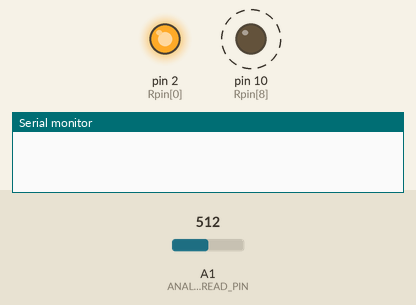
This sketch was run on a simulated Arduino Uno, built with avr-gcc and run on an emulated ATmega328P. On the bench: output pins drawn as LEDs (lit = HIGH), the last lines printed to the serial monitor. Dashed ring = blinking. The inputs (shaded band) are chosen by the test bench; at power-on: A1 (ANALOG_READ_PIN) = 512.

Above: at 1.2 s.
1.3 s: A1 (ANALOG_READ_PIN) set to 1010
At 1.58 s:
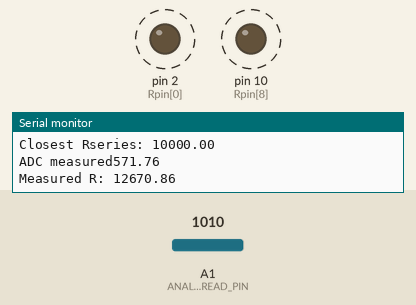
4.3 s: A1 (ANALOG_READ_PIN) set to 1023
7.3 s: A1 (ANALOG_READ_PIN) set to 900
At 8.2 s:
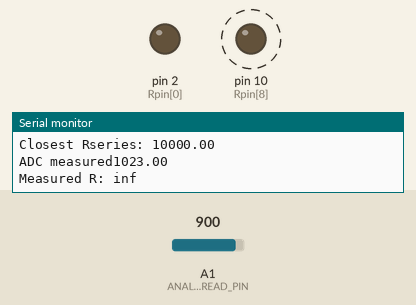
Timing chart, 0 to 16.3 s (numbered marks = the images above; inputs shaded):
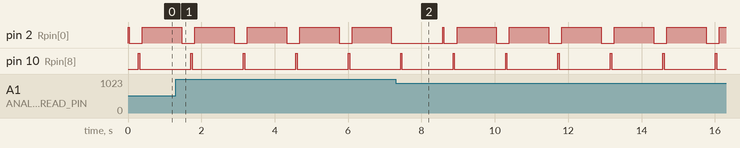

The sketch:

Arduino_wired_ARMS_1_resistor.ino
```cpp
//check Aref and digitalwrite high are same

#define ANALOG_READ_PIN A1
#define NUM_R 11
#define SAMPLE_INTERVAL 5
#define NUM_TEST_SAMPLES 5
#define NUM_REAL_SAMPLES 200

const int Rpin[NUM_R] = {2, 3, 4, 5, 6, 7, 8, 9, 10, 11, 12};
const double Rval[NUM_R] = {10000.0, 30000.0, 100000.0, 300000.0, 1000000.0, 3000000.0, 10000000.0, 30000000.0, 100000000.0, 300000000.0, 1000000000.0};

void setup() {
    // put your setup code here, to run once:
    Serial.begin(115200);

    for (int i=0; i<NUM_R; ++i)
    {
        pinMode(Rpin[i], OUTPUT);
        digitalWrite(Rpin[i], LOW);
        pinMode(Rpin[i], INPUT);
    }
}

void loop() {
    // change to ticker function later
    int closestRpin = getClosestRpin();
    double closestRseries = Rval[closestRpin];

    pinMode(Rpin[closestRpin], OUTPUT);
    digitalWrite(Rpin[closestRpin], HIGH);
    delay(10);
    double ADCval = getAvgADCval(NUM_REAL_SAMPLES, SAMPLE_INTERVAL);
    digitalWrite(Rpin[closestRpin], LOW);
    pinMode(Rpin[closestRpin], INPUT);

    double R = convertADCvaltoR(ADCval, closestRseries);
    Serial.print("Closest Rseries: ");
    Serial.println(closestRseries);
    Serial.print("ADC measured");
    Serial.println(ADCval);
    Serial.print("Measured R: ");
    Serial.println(R);
}

int getClosestRpin()
{
    double minDiff = 1023.0;
    int closestPin = 0;
    for (int i=0; i<NUM_R; ++i)
    {
      //Serial.print("Rpin");
      //Serial.println(Rpin[i]);
        pinMode(Rpin[i], OUTPUT);
        digitalWrite(Rpin[i], HIGH);
        delay(10);
        double ADCvaldiff = abs(getAvgADCval(NUM_TEST_SAMPLES, SAMPLE_INTERVAL) - 511.5); //511.5 is the middle of the ADCval range
        //Serial.print("ADCvaldiff");
        //Serial.println(ADCvaldiff);
        digitalWrite(Rpin[i], LOW);
        pinMode(Rpin[i], INPUT);
        if (ADCvaldiff < minDiff)
        {
            minDiff = ADCvaldiff;
            closestPin = i;
        }
        //Serial.println(closestPin);
    }
    return closestPin;

}

double getAvgADCval(int numSamplesToAvg, int sampleInterval) {
    double ADCval = 0.0;
    for (int i=0; i<numSamplesToAvg; ++i)
    {
        ADCval += analogRead(ANALOG_READ_PIN);
        delay(sampleInterval);
    }
    ADCval = ADCval / numSamplesToAvg;
    return ADCval;
}

double convertADCvaltoR(double ADCval, double Rseries)
{
    double R = Rseries * ADCval / (1023.0 - ADCval);
    return R;
}
```

Measured:
- by itself, pin 2 (Rpin[0]): repeats every 1.4 s: LOW 0.36 s, HIGH 1.1 s
- by itself, pin 10 (Rpin[8]): alternates HIGH for 0.04 s and LOW for 1.4 s
